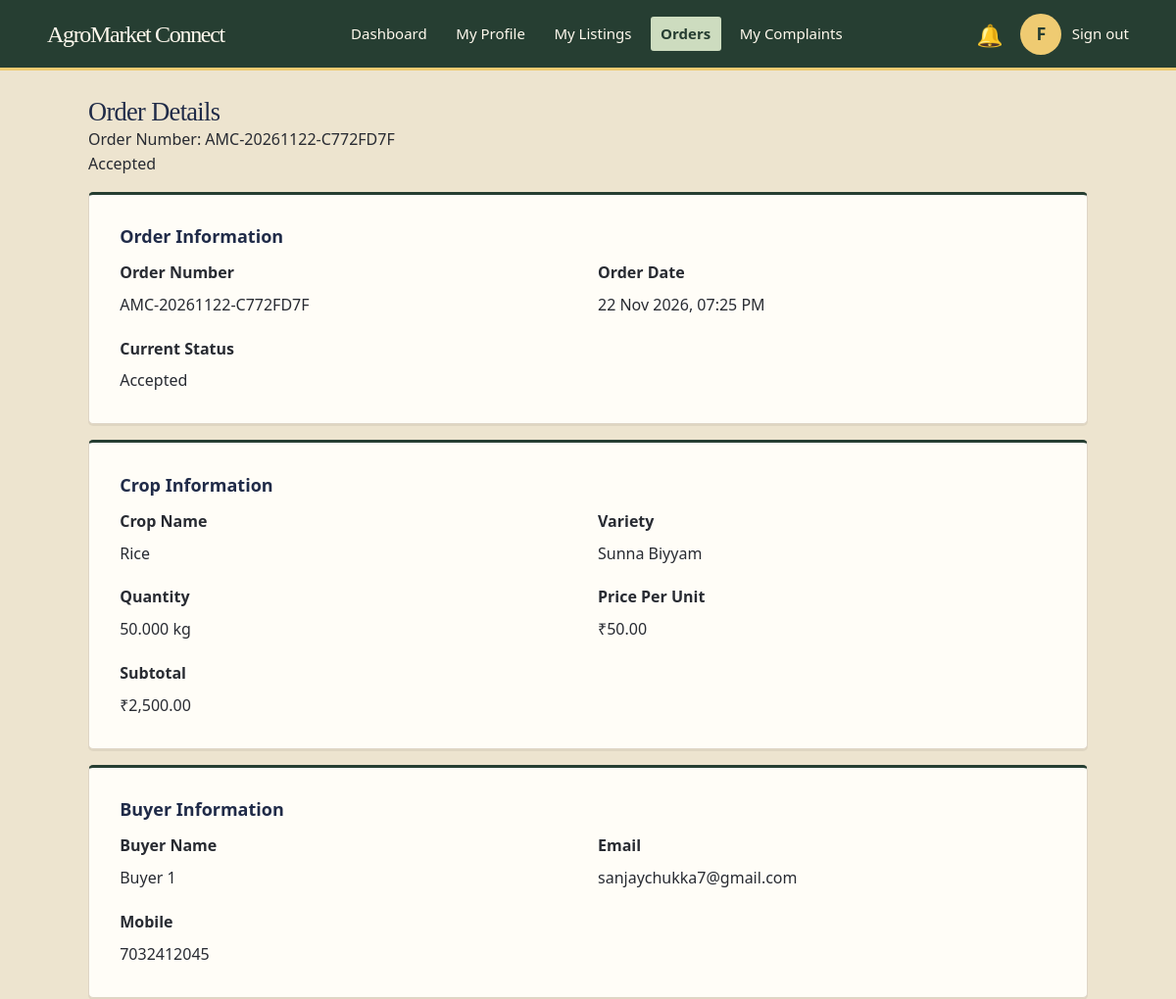
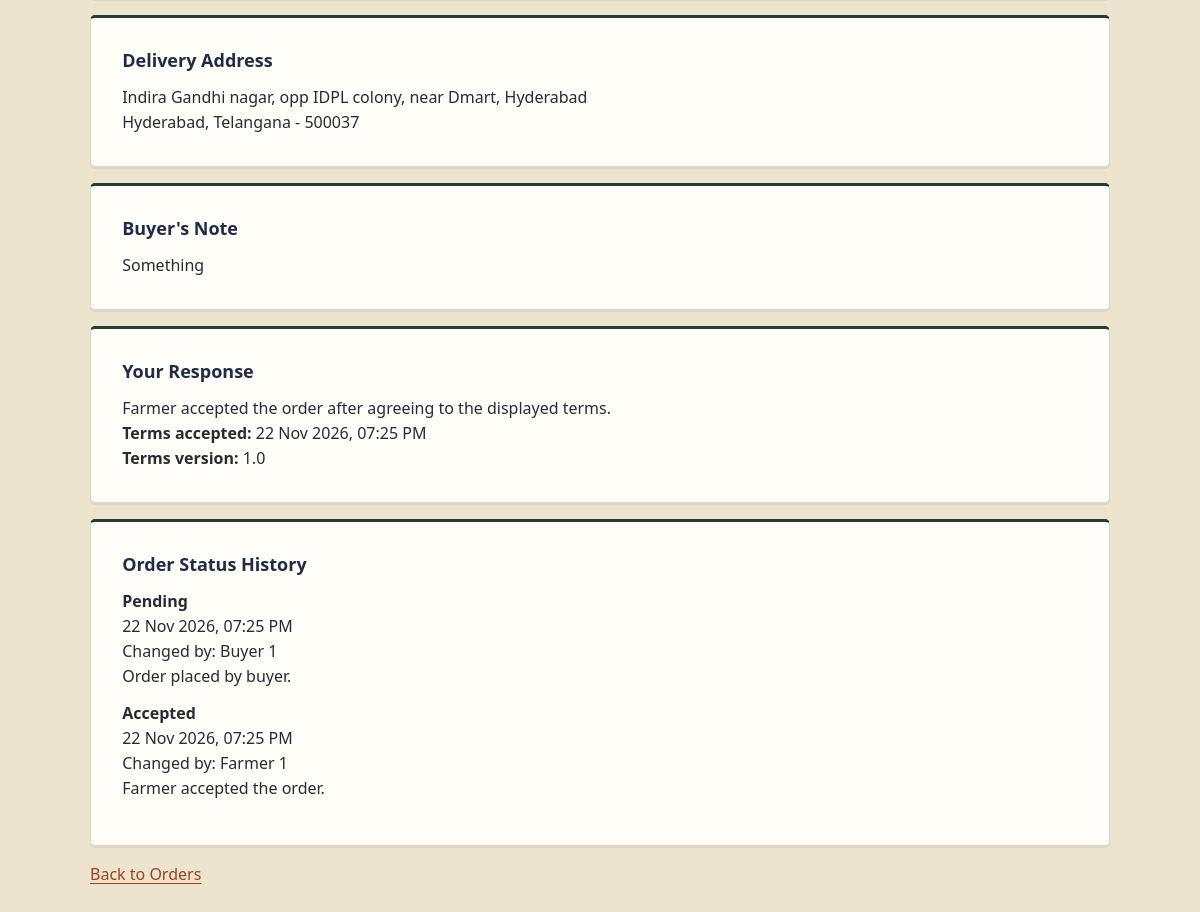
/farmer/order_details.php?id=1 (signed in), run on the app's committed database (2 pictures, top to bottom).
### tables this page shows
CREATE TABLE `users` (
    `user_id` bigint(20) UNSIGNED NOT NULL,
    `role` enum('admin', 'farmer', 'buyer') NOT NULL,
    `full_name` varchar(100) NOT NULL,
    `email` varchar(150) DEFAULT NULL,
    `mobile` varchar(15) DEFAULT NULL,
    `password_hash` varchar(255) NOT NULL,
    `account_status` enum(
        'pending',
        'active',
        'suspended',
        'closed'
    ) NOT NULL DEFAULT 'pending',
    `email_verified_at` datetime DEFAULT NULL,
    `mobile_verified_at` datetime DEFAULT NULL,
    `last_login_at` datetime DEFAULT NULL,
    `created_at` datetime NOT NULL DEFAULT current_timestamp(),
    `updated_at` datetime NOT NULL DEFAULT current_timestamp(),
    `token` varchar(64) DEFAULT NULL,
    `username` varchar(50) NOT NULL,
    `last_login` datetime DEFAULT NULL
);

CREATE TABLE `orders` (
    `order_id` bigint(20) UNSIGNED NOT NULL,
    `order_number` varchar(30) NOT NULL,
    `buyer_id` bigint(20) UNSIGNED NOT NULL,
    `farmer_id` bigint(20) UNSIGNED NOT NULL,
    `listing_id` bigint(20) UNSIGNED NOT NULL,
    `quantity` decimal(12, 3) NOT NULL,
    `quantity_unit` varchar(20) NOT NULL,
    `unit_price` decimal(12, 2) NOT NULL,
    `subtotal` decimal(12, 2) NOT NULL,
    `delivery_address` varchar(255) NOT NULL,
    `delivery_city` varchar(100) NOT NULL,
    `delivery_state` varchar(100) NOT NULL,
    `delivery_pincode` varchar(10) NOT NULL,
    `buyer_note` text DEFAULT NULL,
    `farmer_response_note` text DEFAULT NULL,
    `order_status` enum(
        'pending',
        'accepted',
        'rejected',
        'cancelled',
        'completed'
    ) NOT NULL DEFAULT 'pending',
    `terms_accepted_at` datetime DEFAULT NULL,
    `terms_version` varchar(30) DEFAULT NULL,
    `placed_at` datetime DEFAULT current_timestamp(),
    `updated_at` datetime DEFAULT current_timestamp() ON UPDATE current_timestamp()
);

CREATE TABLE `crop_listings` (
    `listing_id` bigint(20) UNSIGNED NOT NULL,
    `farmer_id` bigint(20) UNSIGNED NOT NULL,
    `category_id` int(10) UNSIGNED NOT NULL,
    `crop_name` varchar(120) NOT NULL,
    `variety` varchar(120) DEFAULT NULL,
    `description` text DEFAULT NULL,
    `quantity_available` decimal(12, 3) NOT NULL,
    `quantity_unit` varchar(20) NOT NULL,
    `price_per_unit` decimal(12, 2) NOT NULL,
    `minimum_order_quantity` decimal(12, 3) DEFAULT NULL,
    `quality_grade` varchar(50) DEFAULT NULL,
    `harvest_date` date DEFAULT NULL,
    `available_from` date DEFAULT NULL,
    `available_until` date DEFAULT NULL,
    `listing_status` enum(
        'available',
        'paused',
        'sold_out',
        'removed'
    ) NOT NULL DEFAULT 'available',
    `created_at` datetime DEFAULT current_timestamp(),
    `updated_at` datetime DEFAULT current_timestamp() ON UPDATE current_timestamp()
);

CREATE TABLE `order_status_history` (
    `history_id` bigint(20) UNSIGNED NOT NULL,
    `order_id` bigint(20) UNSIGNED NOT NULL,
    `changed_by` bigint(20) UNSIGNED DEFAULT NULL,
    `old_status` varchar(30) DEFAULT NULL,
    `new_status` varchar(30) NOT NULL,
    `remarks` text DEFAULT NULL,
    `created_at` datetime DEFAULT current_timestamp()
);

### farmer/includes/header.php (called while the page is built, shortened)
<?php
$headerRole = "farmer";
$headerUser = $headerFarmer ?? [];
require __DIR__ . "/../../includes/portal-header.php";

### includes/html.php (called while the page is built)
<?php
function e($value)
{
    return htmlspecialchars((string) ($value ?? ""), ENT_QUOTES, "UTF-8");
}

### includes/notifications.php (called while the page is built, shortened)
<?php
function unreadNotificationCount(mysqli $link, int $userId): int
{
    $stmt = $link->prepare("SELECT COUNT(*) FROM notifications WHERE user_id = ? AND is_read = 0");
    $stmt->bind_param("i", $userId);
    $stmt->execute();
    $stmt->bind_result($count);
    return (int) $count;
}

### farmer/order_details.php (the view, shortened to what this page needs)
<?php
    require_once __DIR__ . "/../config/db.php";
    require_once __DIR__ . "/../includes/html.php";
    $farmerId = (int) $_SESSION['user_id'];
    $orderId  = filter_input(INPUT_GET, 'id', FILTER_VALIDATE_INT);
    $stmt = $link->prepare("
    SELECT full_name, email, mobile
    FROM users
    WHERE user_id = ? AND role = 'farmer'
");
    $stmt->bind_param("i", $farmerId);
    $stmt->execute();
    $farmer = $stmt->get_result()->fetch_assoc();
    $stmt = $link->prepare("
    SELECT
        o.*,
        c.crop_name,
        c.variety,
        u.full_name AS buyer_name,
        u.email AS buyer_email,
        u.mobile AS buyer_mobile
    FROM orders o
    INNER JOIN crop_listings c
        ON o.listing_id = c.listing_id
    INNER JOIN users u
        ON o.buyer_id = u.user_id
    WHERE o.order_id = ?
      AND o.farmer_id = ?
");
    $stmt->bind_param("ii", $orderId, $farmerId);
    $stmt->execute();
    $order = $stmt->get_result()->fetch_assoc();
    $stmt = $link->prepare("
    SELECT
        h.old_status,
        h.new_status,
        h.remarks,
        h.created_at,
        u.full_name AS changed_by_name
    FROM order_status_history h
    LEFT JOIN users u
        ON h.changed_by = u.user_id
    WHERE h.order_id = ?
    ORDER BY h.created_at ASC, h.history_id ASC
");
    $stmt->bind_param("i", $orderId);
    $stmt->execute();
    $history = $stmt->get_result()->fetch_all(MYSQLI_ASSOC);
    $statusLabels = [
    'pending'   => 'Pending',
    'accepted'  => 'Accepted',
    'rejected'  => 'Rejected',
    'cancelled' => 'Cancelled',
    'completed' => 'Completed',
    ];
    $status = $statusLabels[$order['order_status']] ?? ucfirst($order['order_status']);
?>
<!DOCTYPE html>
<html lang="en">
<head>
    <link rel="stylesheet" href="farmer.css">
</head>
<body>
    <?php
    $activePage = "orders.php";
    $headerFarmer = $farmer;
    require __DIR__ . "/includes/header.php";
    ?>
    <main class="order-details-container">
        <div class="order-details-header">
            <div>
                <h2>Order Details</h2>
                <p>Order Number: <?php echo e($order['order_number']) ?></p>
            </div>
            <span class="order-status <?php echo e($order['order_status']) ?>">
                <?php echo e($status) ?>
            </span>
        </div>
        <section class="order-details-section">
            <h3>Order Information</h3>
            <div class="order-info-grid">
                <div>
                    <strong>Order Number</strong>
                    <p><?php echo e($order['order_number']) ?></p>
                </div>
                <div>
                    <strong>Order Date</strong>
                    <p><?php echo e(date('d M Y, h:i A', strtotime($order['placed_at']))) ?></p>
                </div>
                <div>
                    <strong>Current Status</strong>
                    <p><?php echo e($status) ?></p>
                </div>
            </div>
        </section>
        <section class="order-details-section">
            <h3>Crop Information</h3>
            <div class="order-info-grid">
                <div>
                    <strong>Crop Name</strong>
                    <p><?php echo e($order['crop_name']) ?></p>
                </div>
                <div>
                    <strong>Variety</strong>
                    <p><?php echo e($order['variety'] ?: 'Not specified') ?></p>
                </div>
                <div>
                    <strong>Quantity</strong>
                    <p>
                        <?php echo e($order['quantity']) ?>
                        <?php echo e($order['quantity_unit']) ?>
                    </p>
                </div>
                <div>
                    <strong>Price Per Unit</strong>
                    <p>₹<?php echo number_format((float) $order['unit_price'], 2) ?></p>
                </div>
                <div>
                    <strong>Subtotal</strong>
                    <p>₹<?php echo number_format((float) $order['subtotal'], 2) ?></p>
                </div>
            </div>
        </section>
        <section class="order-details-section">
            <h3>Buyer Information</h3>
            <div class="order-info-grid">
                <div>
                    <strong>Buyer Name</strong>
                    <p><?php echo e($order['buyer_name']) ?></p>
                </div>
                <div>
                    <strong>Email</strong>
                    <p><?php echo e($order['buyer_email'] ?: 'Not provided') ?></p>
                </div>
                <div>
                    <strong>Mobile</strong>
                    <p><?php echo e($order['buyer_mobile'] ?: 'Not provided') ?></p>
                </div>
            </div>
        </section>
        <section class="order-details-section">
            <h3>Delivery Address</h3>
            <p><?php echo e($order['delivery_address']) ?></p>
            <p>
                <?php echo e($order['delivery_city']) ?>,
                <?php echo e($order['delivery_state']) ?> -
                <?php echo e($order['delivery_pincode']) ?>
            </p>
        </section>
        <section class="order-details-section">
            <h3>Buyer's Note</h3>
            <p>
                <?php echo nl2br(e($order['buyer_note'] ?: 'No additional note provided.')) ?>
            </p>
        </section>
        <section class="order-details-section">
            <h3>Your Response</h3>
            <p>
                <?php echo nl2br(e($order['farmer_response_note'] ?: 'No response added yet.')) ?>
            </p>
            <?php if ($order['terms_accepted_at']): ?>
                <p>
                    <strong>Terms accepted:</strong>
                    <?php echo e(date('d M Y, h:i A', strtotime($order['terms_accepted_at']))) ?>
                </p>
                <p>
                    <strong>Terms version:</strong>
                    <?php echo e($order['terms_version']) ?>
                </p>
            <?php endif; ?>
        </section>
        <section class="order-details-section">
            <h3>Order Status History</h3>
            <?php if ($history): ?>
                <div class="order-history">
                    <?php foreach ($history as $item): ?>
                        <div class="order-history-item">
                            <strong>
                                <?php echo e($statusLabels[$item['new_status']] ?? ucfirst($item['new_status'])) ?>
                            </strong>
                            <p>
                                <?php echo e(date('d M Y, h:i A', strtotime($item['created_at']))) ?>
                            </p>
                            <p>
                                Changed by:
                                <?php echo e($item['changed_by_name'] ?? 'System') ?>
                            </p>
                            <?php if ($item['remarks']): ?>
                                <p><?php echo nl2br(e($item['remarks'])) ?></p>
                            <?php endif; ?>
                        </div>
                    <?php endforeach; ?>
                </div>
            <?php else: ?>
                <p>No order history available.</p>
            <?php endif; ?>
        </section>
        <div class="form-actions">
            <a href="orders.php">Back to Orders</a>
        </div>
    </main>
</body>
</html>

### includes/portal-header.php (shortened to what this page needs)
<?php
require_once __DIR__ . "/html.php";
require_once __DIR__ . "/notifications.php";
$headerUnread = $unreadCount ?? unreadNotificationCount($link, (int) $_SESSION['user_id']);
$headerName = $headerUser['full_name'] ?? $_SESSION['full_name'] ?? ucfirst($headerRole);
$headerInitial = strtoupper(substr(trim($headerName), 0, 1)) ?: strtoupper($headerRole[0]);
?>
<header class="<?= e($headerRole) ?>-header">
    <div class="header-left">
        <h2>AgroMarket Connect</h2>
    </div>
    <div class="header-right">
        <div class="notification-menu">
            <a href="notifications.php" class="notification-bell"
               aria-label="Notifications, <?= (int) $headerUnread ?> unread"
               <?= $activePage === "notifications.php" ? 'aria-current="page"' : '' ?>>
                <span class="bell-icon" aria-hidden="true">🔔</span>
            </a>
        </div>
        <div class="profile-menu">
            <button type="button" class="profile-avatar" id="profileToggle"
                    aria-label="Open profile details" aria-expanded="false" aria-controls="profilePopup">
                <?= e($headerInitial) ?>
            </button>
        </div>
        <?php require __DIR__ . '/signout.php'; ?>
    </div>
</header>

### farmer/farmer.css (style rules this page uses)
* { margin: 0; padding: 0; box-sizing: border-box; }
body { width: 100%; min-height: 100vh; font-family: Arial, sans-serif; }
.farmer-header { display: flex; align-items: center; justify-content: space-between; padding: 15px 5%; gap: 25px; position: relative; z-index: 100; }
.header-left h2 { margin: 0; white-space: nowrap; }
.header-right { display: flex; align-items: center; gap: 15px; }
.profile-menu { position: relative; }
.profile-avatar { width: 42px; height: 42px; border-radius: 50%; border: 1px solid #ccc; cursor: pointer; font-size: 18px; font-weight: bold; }
.notification-menu { position: relative; }
.notification-bell { position: relative; display: flex; align-items: center; justify-content: center; padding: 8px; border: none; background: transparent; color: inherit; font-size: 22px; cursor: pointer; text-decoration: none; }
.form-actions { display: flex; gap: 15px; }
.order-details-container { width: 85%; margin: 30px auto; }
.order-info-grid { display: grid; grid-template-columns: repeat(2, 1fr); gap: 20px; }
.order-info-grid p { margin-top: 8px; }
.order-details-section h3, .order-history-item { margin-bottom: .8rem; }

### styles/theme.css (style rules this page uses)
:root { --sage: #c5d8b5; --sky: #cbdbe9; --peach: #edcfb2; --saffron: #f4d783; --forest: #202b48; --leaf: #994321; --cream: #ede4cf; --paper: #fffdf7; --ochre: #e5ad39; --ink: #282b32; --soft: #585951; --line: #bcb29d; --wash: #f0e9d9; --shadow: 0 2px 0 rgb(44 39 30 / 7%); }
html { color-scheme: light; }
html body { font-family: "Segoe UI", system-ui, sans-serif; line-height: 1.55; color: var(--ink); background: var(--cream); overflow-wrap: break-word; }
h1, h2 { color: var(--forest); font-family: Georgia, Cambria, serif; font-weight: 500; line-height: 1.17; letter-spacing: -.025em; }
h2 { font-size: clamp(1.4rem, 2.6vw, 2rem); }
h3 { line-height: 1.3; color: var(--forest); }
a { color: var(--leaf); text-underline-offset: .2em; }
input, button, select, textarea { font: inherit; }
button, .cta-actions a, .nav-actions a:last-child, .navbar>a:last-child, .welcome-section a, .role-card a, .add-crop-link { border: 1px solid transparent; border-radius: 8px; background-color: var(--leaf); color: white; font-weight: 600; padding: .6em 1em; text-decoration: none; cursor: pointer; }
@media (prefers-reduced-motion: no-preference) { a, button { transition: background-color .16s, color .16s, border-color .16s; } }
:is(.feature-card, .process-card, .crop-card, .listing-card, .role-card, .content-card, .objective-card, .benefit-card, .partner-card, .market-card, .help-card, .role-process-card, .faq-item, .issue-item, .benefit-item, .guideline-item, .grievance-step, .help-step, .privacy-item, .policy-item, .terms-item, .contact-form-container, .contact-detail, .grievance-form-container, .buyer-crop-card, .farmer-card, .summary-card, .action-card, .notification-card, .notification-empty, .order-details-section, .buyer-content-section), :is(.order-summary, .buyer-summary, .listing-summary)>div { min-width: 0; background: var(--paper); border: 1px solid var(--line); border-radius: 14px; box-shadow: var(--shadow); }
html body { background: var(--cream); color: var(--ink); }
body :is(.content-card,.market-card,.partner-card,.help-card,.role-card,.order-details-section,.notification-card) { border-radius: 5px; }

### data on the page
users: full_name "F"
orders: order_number "AMC-20261122-C772FD7F", order_status "Accepted", placed_at "22 Nov 2026, 07:25 PM", listing.crop_name "Rice", listing.variety "Sunna Biyyam", quantity "50.000", quantity_unit "kg", unit_price "50.00", subtotal "2,500.00", users.full_name "Buyer 1", users.email "sanjaychukka7@gmail.com", users.mobile "7032412045", delivery_address "Indira Gandhi nagar, opp IDPL colony, near Dmart, Hyderabad", delivery_city "Hyderabad", delivery_state "Telangana", delivery_pincode "500037", buyer_note "Something", farmer_response_note "Farmer accepted the order after agreeing to the displayed terms.", terms_accepted_at "22 Nov 2026, 07:25 PM", terms_version "1.0"
order_status_history: new_status "Pending", created_at "22 Nov 2026, 07:25 PM", changed_by.full_name "Buyer 1", remarks "Order placed by buyer."
order_status_history: new_status "Accepted", created_at "22 Nov 2026, 07:25 PM", changed_by.full_name "Farmer 1", remarks "Farmer accepted the order."
